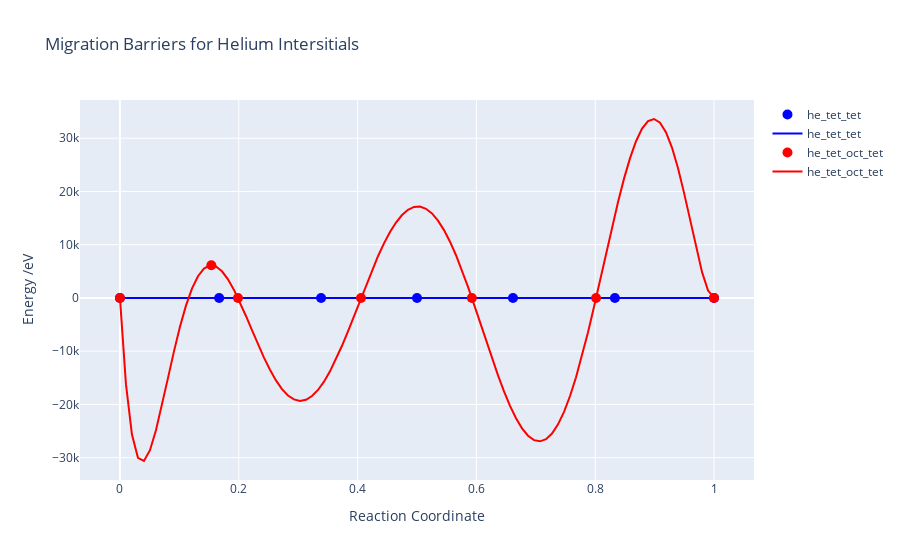

The cell this chart's notebook holds for it:
### Code cell
fig = go.Figure()

fig = plt_data(fig, 'Migration_Data/he_tet-tet.txt', 'he_tet_tet', 'blue')

fig = plt_data(fig, 'Migration_Data/he_tet-oct-tet.txt', 'he_tet_oct_tet', 'red')

fig.update_layout(
    title= 'Migration Barriers for Helium Intersitials',
    xaxis=dict(title='Reaction Coordinate'),
    yaxis=dict(title='Energy /eV')
)

fig.show()
